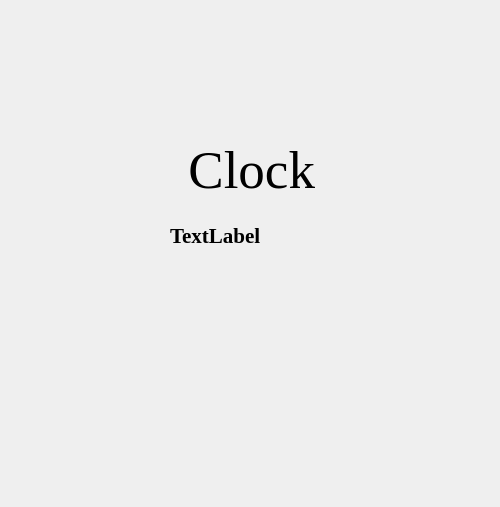
<?xml version="1.0" encoding="UTF-8"?>
<ui version="4.0">
 <class>Clock</class>
 <widget class="QWidget" name="Clock">
  <property name="geometry">
   <rect>
    <x>0</x>
    <y>0</y>
    <width>500</width>
    <height>507</height>
   </rect>
  </property>
  <property name="maximumSize">
   <size>
    <width>500</width>
    <height>600</height>
   </size>
  </property>
  <property name="sizeIncrement">
   <size>
    <width>500</width>
    <height>600</height>
   </size>
  </property>
  <property name="windowTitle">
   <string>Form</string>
  </property>
  <property name="layoutDirection">
   <enum>Qt::LeftToRight</enum>
  </property>
  <widget class="QLabel" name="date">
   <property name="geometry">
    <rect>
     <x>170</x>
     <y>220</y>
     <width>131</width>
     <height>31</height>
    </rect>
   </property>
   <property name="minimumSize">
    <size>
     <width>100</width>
     <height>30</height>
    </size>
   </property>
   <property name="maximumSize">
    <size>
     <width>150</width>
     <height>16777215</height>
    </size>
   </property>
   <property name="font">
    <font>
     <family>Times New Roman</family>
     <pointsize>16</pointsize>
     <weight>75</weight>
     <bold>true</bold>
    </font>
   </property>
   <property name="text">
    <string>TextLabel</string>
   </property>
  </widget>
  <widget class="QWidget" name="layoutWidget">
   <property name="geometry">
    <rect>
     <x>130</x>
     <y>130</y>
     <width>241</width>
     <height>81</height>
    </rect>
   </property>
   <layout class="QHBoxLayout" name="horizontalLayout">
    <item>
     <widget class="QLabel" name="clock">
      <property name="maximumSize">
       <size>
        <width>500</width>
        <height>70</height>
       </size>
      </property>
      <property name="font">
       <font>
        <family>Times New Roman</family>
        <pointsize>40</pointsize>
        <weight>50</weight>
        <bold>false</bold>
       </font>
      </property>
      <property name="text">
       <string>Clock</string>
      </property>
      <property name="alignment">
       <set>Qt::AlignRight|Qt::AlignTrailing|Qt::AlignVCenter</set>
      </property>
     </widget>
    </item>
    <item>
     <widget class="QLabel" name="am_pm">
      <property name="maximumSize">
       <size>
        <width>50</width>
        <height>50</height>
       </size>
      </property>
      <property name="font">
       <font>
        <family>Times New Roman</family>
        <pointsize>20</pointsize>
        <weight>75</weight>
        <bold>true</bold>
       </font>
      </property>
      <property name="text">
       <string/>
      </property>
      <property name="alignment">
       <set>Qt::AlignBottom|Qt::AlignLeading|Qt::AlignLeft</set>
      </property>
     </widget>
    </item>
   </layout>
  </widget>
 </widget>
 <resources/>
 <connections/>
</ui>
